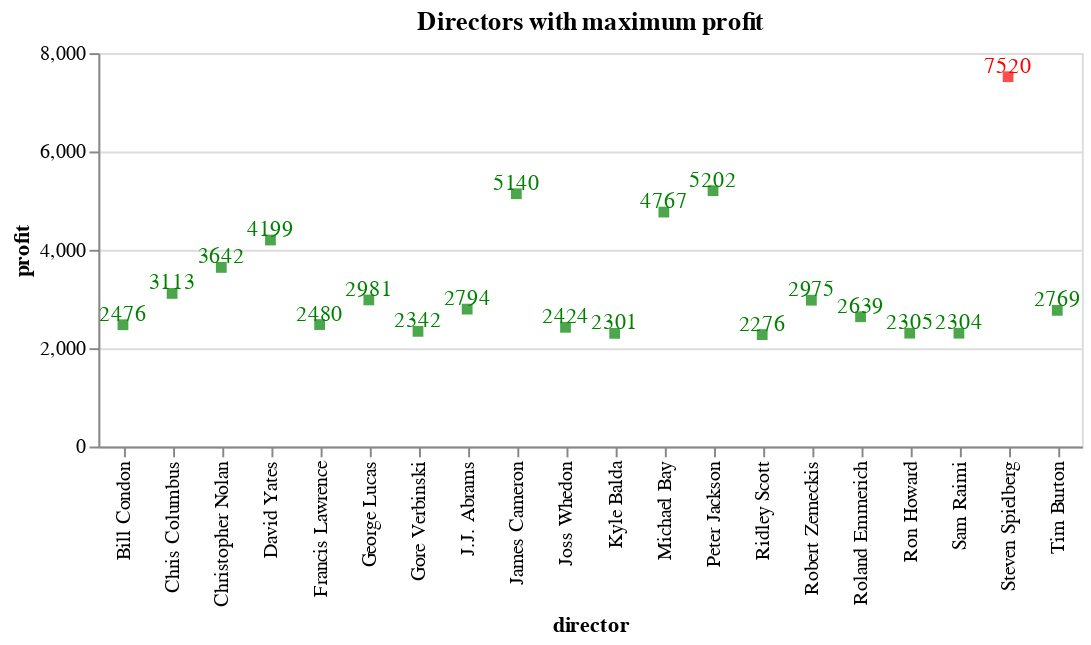

Notebook code for this chart:
### Markdown cell above
### Total profits attained from all the movies of each director?.

### Code cell
# directors with maximum profit
profit = director.groupby('director').profit.sum().sort_values(ascending=False).reset_index()
profit.columns = ['director', 'profit']
profit['profit'] = profit['profit'].astype("int")

bars = alt.Chart(profit.head(20)).mark_square().encode(
    x='director:O',
    y='profit:Q',
    color = alt.condition(
        datum.profit == np.amax(profit['profit']),
        alt.value('red'),
        alt.value('green')
    ),
    tooltip='director'
).properties(
    title='Directors with maximum profit',
    height=200,
    width=500
)
text = bars.mark_text(
    align='center', # center left right
    baseline='bottom', # top middle
    dx=0  # Nudges text to right so it doesn't appear on top of the bar
).encode(
    text='profit:Q'
)
alt.layer(bars, text)

### Figure 1 — Vega-Lite specification as saved in the notebook (floating-point values rounded to 4 significant figures)
{"config": {"view": {"continuousWidth": 400, "continuousHeight": 300}}, "layer": [{"mark": "square", "encoding": {"color": {"condition": {"value": "red", "test": "(datum.profit === 7520)"}, "value": "green"}, "tooltip": {"type": "nominal", "field": "director"}, "x": {"type": "ordinal", "field": "director"}, "y": {"type": "quantitative", "field": "profit"}}, "height": 200, "title": "Directors with maximum profit", "width": 500}, {"mark": {"type": "text", "align": "center", "baseline": "bottom", "dx": 0}, "encoding": {"color": {"condition": {"value": "red", "test": "(datum.profit === 7520)"}, "value": "green"}, "text": {"type": "quantitative", "field": "profit"}, "tooltip": {"type": "nominal", "field": "director"}, "x": {"type": "ordinal", "field": "director"}, "y": {"type": "quantitative", "field": "profit"}}, "height": 200, "title": "Directors with maximum profit", "width": 500}], "data": {"name": "data-0531f5ebbd62572698b79dfe7052cf99"}, "$schema": "https://vega.github.io/schema/vega-lite/v4.8.1.json", "datasets": {"data-0531f5ebbd62572698b79dfe7052cf99": [{"director": "Steven Spielberg", "profit": 7520}, {"director": "Peter Jackson", "profit": 5202}, {"director": "James Cameron", "profit": 5140}, {"director": "Michael Bay", "profit": 4767}, {"director": "David Yates", "profit": 4199}, {"director": "Christopher Nolan", "profit": 3642}, {"director": "Chris Columbus", "profit": 3113}, {"director": "George Lucas", "profit": 2981}, {"director": "Robert Zemeckis", "profit": 2975}, {"director": "J.J. Abrams", "profit": 2794}, {"director": "Tim Burton", "profit": 2769}, {"director": "Roland Emmerich", "profit": 2639}, {"director": "Francis Lawrence", "profit": 2480}, {"director": "Bill Condon", "profit": 2476}, {"director": "Joss Whedon", "profit": 2424}, {"director": "Gore Verbinski", "profit": 2342}, {"director": "Ron Howard", "profit": 2305}, {"director": "Sam Raimi", "profit": 2304}, {"director": "Kyle Balda", "profit": 2301}, {"director": "Ridley Scott", "profit": 2276}]}}
